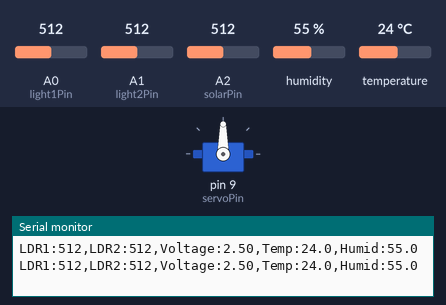
Recording of a sketch running on a simulated Arduino Uno, built with avr-gcc and run on an emulated ATmega328P. On the bench: servo, the last lines printed to the serial monitor. The test bench sets the inputs (shaded band); at power-on: A0 (light1Pin) = 512, A1 (light2Pin) = 512, A2 (solarPin) = 512, humidity 55 %, temperature 24 °C.

Above: at 1.8 s.
1.9 s: A0 (light1Pin) set to 551
At 2.4 s:
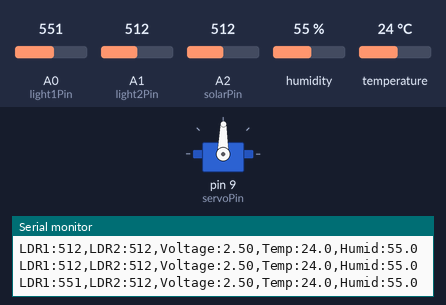
8.0 s: A0 (light1Pin) set to 306
14.1 s: A1 (light2Pin) set to 334
17.6 s: A1 (light2Pin) set to 315
19.1 s: A0 (light1Pin) set to 288
At 20.0 s:
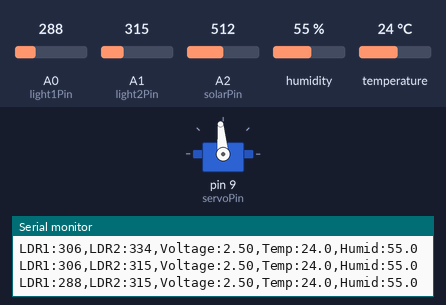
25.2 s: A0 (light1Pin) set to 716
At 48.79 s:
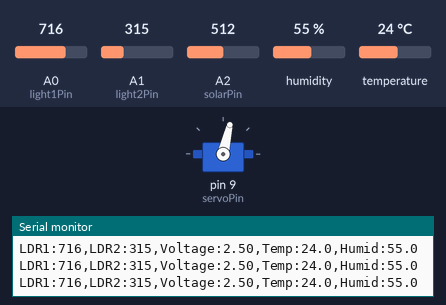
Timing chart, 0 to 49.0 s (numbered marks = the images above; inputs shaded):
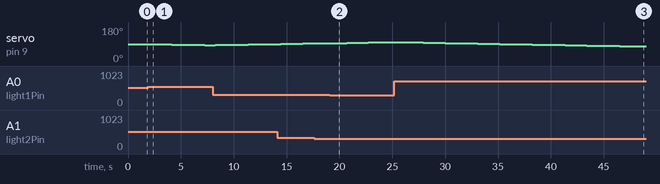

The sketch:

servo.ino
```cpp
#include <Servo.h>
#include <DHT.h>

// === Pin Definitions ===
const int light1Pin = A0;
const int light2Pin = A1;
const int solarPin  = A2;
const int servoPin  = 9;
#define DHTPIN 7
#define DHTTYPE DHT11


int angle = 90;
int light1Reading, light2Reading, difference;
int margin = 20;
int solarReading;
float solarVoltage;
float temperature, humidity;

Servo servo1;
DHT dht(DHTPIN, DHTTYPE);

void setup() {
  servo1.attach(servoPin);
  servo1.write(angle);
  Serial.begin(9600);
  dht.begin();
}

void loop() {
  light1Reading = analogRead(light1Pin);
  light2Reading = analogRead(light2Pin);
  difference = light2Reading - light1Reading;

  if (difference > margin && angle < 180) {
    angle += 1;
  } else if (difference < -margin && angle > 0) {
    angle -= 1;
  }


  if (angle > 180) angle = 180;
  if (angle < 0) angle = 0;

  int currentAngle = servo1.read();
  if (currentAngle < angle) {
    servo1.write(currentAngle + 1);
  } else if (currentAngle > angle) {
    servo1.write(currentAngle - 1);
  }
  delay(20);

  solarReading = analogRead(solarPin);
  solarVoltage = solarReading * 5.0 / 1023.0;

  temperature = dht.readTemperature();
  humidity = dht.readHumidity();

  Serial.print("LDR1:");
  Serial.print(light1Reading);
  Serial.print(",LDR2:");
  Serial.print(light2Reading);
  Serial.print(",Voltage:");
  Serial.print(solarVoltage, 2);
  Serial.print(",Temp:");
  Serial.print(temperature, 1);
  Serial.print(",Humid:");
  Serial.println(humidity, 1);

  delay(1000);
}
```

Measured:
- after the input at 1.9 s, servo on pin 9 (servoPin): moves from 90° to 84° over 5.2 s, starting after 0.17 s
- after the input at 17.6 s, servo on pin 9 (servoPin): stays 94° (without the input it goes to 95° after 1.0 s)
- after the input at 19.1 s, servo on pin 9 (servoPin): moves from 94° to 100° over 5.2 s, starting after 0.55 s
